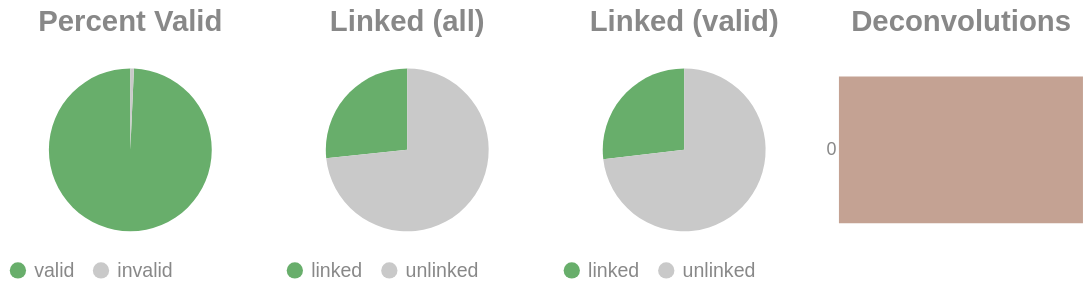

The notebook cell this image was saved under:
### Code cell
if SKIPLR:
    pass
else:
    clash = Counter()
    for i in valids['molecule'].to_list():
        _mol = i.split("-")
        if len(_mol) == 1:
            clash.update('0')
        else:
            clash.update(_mol[-1])

    _d = {"deconvolutions": [], 'count': []}
    for k,v in clash.items():
        _d['deconvolutions'].append(k)
        _d['count'].append(v)

    tot_valid = valids['reads'].sum()
    mask = valids['reads'] >= 2
    n_linked_reads = valids.filter(mask)['reads'].sum()
    if n_linked_reads == 0:
        print_html("No linked molecules (>=2 reads) were detected; skipping linked-only distributions.")
        SKIPLR = True
    else:
        perc_valid = round(tot_valid / n_reads, 4)
        linked_perc_abs = round(n_linked_reads / n_reads, 4)
        linked_perc = round(n_linked_reads / tot_valid, 4)

    _valid = pl.DataFrame({"valids": ['valid', 'invalid'], "count": [tot_valid, n_reads - tot_valid]})
    _linked_abs = pl.DataFrame({"linked (absolute)": ['linked', 'unlinked'], "count": [n_linked_reads, n_reads - n_linked_reads]})
    _linked_rel = pl.DataFrame({"linked (valids)": ['linked', 'unlinked'], "count": [n_linked_reads, tot_valid - n_linked_reads]})

    (
        alt.hconcat(
            piechart(_valid, goodval = 'valid', title = "Percent Valid"),
            piechart(_linked_abs, goodval = "linked", title =  "Linked (all)"),
            piechart(_linked_rel, goodval = "linked", title =  "Linked (valid)"),
            convolutionbar(pl.DataFrame(_d), title = "Deconvolutions"),
            center = True,
            bounds = 'flush'
        )
        .resolve_scale(color='independent')
        .resolve_legend('independent')
        .properties(usermeta={'embedOptions': {"actions": False}})
    ).display()

### Figure 1 — Vega-Lite specification as saved in the notebook (floating-point values rounded to 4 significant figures)
{"width": "container", "height": 400, "config": {"title": {"anchor": "start", "dy": -15, "fontSize": 18, "color": "#888888", "subtitleColor": "#888888", "subtitleFontSize": 14}, "arc": {"fill": "#0072B2"}, "axis": {"domainColor": "#888888", "domainWidth": 0.5, "gridWidth": 0.2, "grid": false, "titleFontWeight": 400, "titleFontSize": 15, "labelFontSize": 11, "labelColor": "#888888", "tickColor": "#888888", "tickWidth": 0.2, "titleColor": "#888888"}, "axisBand": {"grid": false}, "axisX": {"grid": true, "tickSize": 10, "domainCap": "round"}, "axisY": {"domain": false, "grid": true, "tickSize": 0, "domainCap": "round"}, "background": "transparent", "header": {"labelFontSize": 15, "labelColor": "#888888", "titleFontSize": 15, "titleFontWeight": 600, "titleColor": "#888888"}, "legend": {"labelFont": "sans-serif", "labelFontSize": 12, "labelColor": "#888888", "symbolSize": 100, "symbolType": "circle", "titleFontSize": 12, "titlePadding": 10, "titleColor": "#888888", "title": null}, "range": {"category": ["#E69F00", "#56B4E9", "#009E73", "#F0E442", "#0072B2", "#D55E00", "#CC79A7", "#000000"], "diverging": ["#cfe8f3", "#a2d4ec", "#73bfe2", "#46abdb", "#1696d2", "#12719e"]}, "area": {"fill": "#0072B2", "fillOpacity": 0.7, "line": true, "strokeOpacity": 0.7}, "line": {"color": "#0072B2", "stroke": "#0072B2", "strokeWidth": 2}, "trail": {"color": "#0072B2", "stroke": "#0072B2", "strokeWidth": 0, "size": 1}, "point": {"filled": true, "fillOpacity": 1.0, "size": 95}, "text": {"color": "#888888", "fontSize": 11, "align": "right", "fontWeight": 400, "size": 11}, "bar": {"fill": "#0072B2", "stroke": null}, "view": {"stroke": null, "continuousWidth": 660, "continuousHeight": 400}}, "hconcat": [{"data": {"name": "data-6aee49e22bf11c49a79cc3679366e7df"}, "mark": {"type": "arc"}, "encoding": {"color": {"field": "valids", "legend": {"orient": "bottom", "title": null}, "scale": {"domain": ["valid", "invalid"], "range": ["#68ae6b", "#C9C9C9"]}, "title": "Valids", "type": "nominal"}, "theta": {"field": "count", "type": "quantitative"}, "tooltip": [{"field": "valids", "title": "Valids", "type": "ordinal"}, {"field": "percent", "format": ".2%", "title": "Percent", "type": "quantitative"}, {"field": "count", "title": "Count", "type": "quantitative"}]}, "height": 100, "title": {"text": "Percent Valid", "align": "center", "anchor": "middle"}, "transform": [{"calculate": "datum.count / 10648584", "as": "percent"}], "width": 150}, {"data": {"name": "data-875a669c810b775f1104f80e86dff7c1"}, "mark": {"type": "arc"}, "encoding": {"color": {"field": "linked (absolute)", "legend": {"orient": "bottom", "title": null}, "scale": {"domain": ["linked", "unlinked"], "range": ["#68ae6b", "#C9C9C9"]}, "title": "Linked (Absolute)", "type": "nominal"}, "theta": {"field": "count", "type": "quantitative"}, "tooltip": [{"field": "linked (absolute)", "title": "Linked (Absolute)", "type": "ordinal"}, {"field": "percent", "format": ".2%", "title": "Percent", "type": "quantitative"}, {"field": "count", "title": "Count", "type": "quantitative"}]}, "height": 100, "title": {"text": "Linked (all)", "align": "center", "anchor": "middle"}, "transform": [{"calculate": "datum.count / 10648584", "as": "percent"}], "width": 150}, {"data": {"name": "data-cdabd94253ae2d6e537d09efeef0ea12"}, "mark": {"type": "arc"}, "encoding": {"color": {"field": "linked (valids)", "legend": {"orient": "bottom", "title": null}, "scale": {"domain": ["linked", "unlinked"], "range": ["#68ae6b", "#C9C9C9"]}, "title": "Linked (Valids)", "type": "nominal"}, "theta": {"field": "count", "type": "quantitative"}, "tooltip": [{"field": "linked (valids)", "title": "Linked (Valids)", "type": "ordinal"}, {"field": "percent", "format": ".2%", "title": "Percent", "type": "quantitative"}, {"field": "count", "title": "Count", "type": "quantitative"}]}, "height": 100, "title": {"text": "Linked (valid)", "align": "center", "anchor": "middle"}, "transform": [{"calculate": "datum.count / 10572887", "as": "percent"}], "width": 150}, {"data": {"name": "data-dc836c2b85f2342170584863d0b242c1"}, "mark": {"type": "bar"}, "encoding": {"color": {"field": "deconvolutions", "legend": null, "scale": {"scheme": "lightgreyred"}, "type": "nominal"}, "tooltip": [{"field": "deconvolutions", "title": "Deconvolutions", "type": "ordinal"}, {"field": "percent", "format": ".2%", "title": "Percent", "type": "quantitative"}, {"field": "count", "title": "Count", "type": "quantitative"}], "x": {"axis": null, "field": "count", "type": "quantitative"}, "y": {"field": "deconvolutions", "sort": "ascending", "title": null, "type": "nominal"}}, "height": 100, "title": {"text": "Deconvolutions", "align": "center", "anchor": "middle"}, "transform": [{"calculate": "datum.count / 8987856", "as": "percent"}], "width": 150}], "bounds": "flush", "center": true, "resolve": {"legend": {"angle": "independent"}, "scale": {"color": "independent"}}, "usermeta": {"embedOptions": {"actions": false}}, "$schema": "https://vega.github.io/schema/vega-lite/v6.1.0.json", "datasets": {"data-6aee49e22bf11c49a79cc3679366e7df": [{"valids": "valid", "count": 10572887}, {"valids": "invalid", "count": 75697}], "data-875a669c810b775f1104f80e86dff7c1": [{"linked (absolute)": "linked", "count": 2835034}, {"linked (absolute)": "unlinked", "count": 7813550}], "data-cdabd94253ae2d6e537d09efeef0ea12": [{"linked (valids)": "linked", "count": 2835034}, {"linked (valids)": "unlinked", "count": 7737853}], "data-dc836c2b85f2342170584863d0b242c1": [{"deconvolutions": "0", "count": 8987856}]}}
